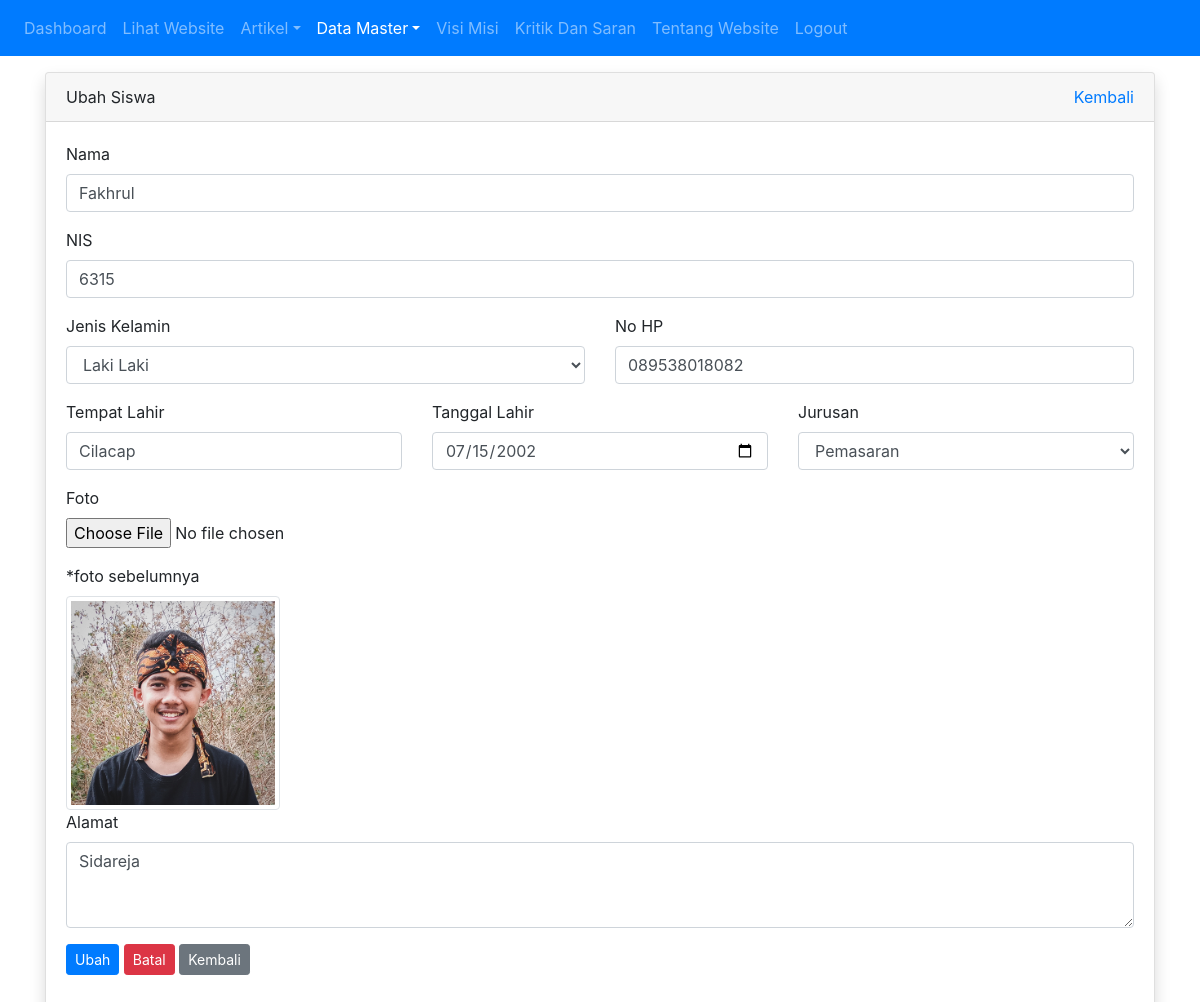
Page /admin/siswa/ubah.php?id=1 (signed in) on the committed database.
### tables this page shows
CREATE TABLE `tbl_siswa` (
  `id` int(11) NOT NULL,
  `nama` varchar(100) DEFAULT NULL,
  `nis` int(4) DEFAULT NULL,
  `jenis_kelamin` enum('L','P') DEFAULT NULL,
  `tempat_lahir` varchar(80) DEFAULT NULL,
  `tanggal_lahir` date DEFAULT NULL,
  `alamat` varchar(100) DEFAULT NULL,
  `no_hp` varchar(12) DEFAULT NULL,
  `foto` varchar(120) DEFAULT NULL,
  `id_jurusan` int(11) DEFAULT NULL
);

CREATE TABLE `tbl_jurusan` (
  `id` int(11) NOT NULL,
  `jurusan` varchar(255) NOT NULL
);

### admin/siswa/ubah.php (the view, shortened to what this page needs)
<?php
require_once '../../koneksi.php';
$id = $_GET['id'];
$query = mysqli_query($koneksi, "SELECT * FROM tbl_siswa WHERE id = $id");
$query_jurusan = mysqli_query($koneksi, "SELECT id, jurusan FROM tbl_jurusan");
$siswa = mysqli_fetch_assoc($query);
?>
<!DOCTYPE html>
<html>
<head>
	<link rel="stylesheet" href="../../resources/css/bootstrap.min.css">
</head>
<body>
	<?php require_once '../navbar.php'; ?>
	<div class="container mt-3">
		<div class="row">
			<div class="col">
				<div class="card shadow">
					<div class="card-header">
						<div class="clearfix">
							<div class="float-left">
								Ubah Siswa
							</div>
							<div class="float-right">
								<a href="index.php">Kembali</a>
							</div>
						</div>
					</div>
					<div class="card-body">
						<form method="POST" action="proses_ubah.php?id=<?= $siswa['id'] ?>" enctype="multipart/form-data">
							<div class="form-group">
								<label for="nama">Nama</label>
								<input type="text" value="<?= $siswa['nama'] ?>" class="form-control" id="nama" placeholder="nama" autocomplete="off" required="required" name="nama">
							</div>
							<div class="form-group">
								<label for="nis">NIS</label>
								<input type="number" value="<?= $siswa['nis'] ?>" class="form-control" id="nis" placeholder="nis" autocomplete="off" required="required" name="nis">
							</div>
							<div class="row">
								<div class="col">
									<div class="form-group">
										<label for="jenis_kelamin">Jenis Kelamin</label>
										<select name="jenis_kelamin" id="jenis_kelamin" class="form-control">
											<option value="L" <?= $siswa['jenis_kelamin'] == 'L' ? 'selected' : '' ?>>Laki Laki</option>
										</select>
									</div>
								</div>
								<div class="col">
									<div class="form-group">
										<label for="no_hp">No HP</label>
										<input type="text" value="<?= $siswa['no_hp'] ?>" class="form-control" id="no_hp" placeholder="no hp" autocomplete="off" required="required" name="no_hp">
									</div>
								</div>
							</div>
							<div class="row">
								<div class="col">
									<div class="form-group">
										<label for="tempat_lahir">Tempat Lahir</label>
										<input type="text" value="<?= $siswa['tempat_lahir'] ?>" class="form-control" id="tempat_lahir" placeholder="tempat lahir" autocomplete="off" required="required" name="tempat_lahir">
									</div>
								</div>
								<div class="col">
									<div class="form-group">
										<label for="tanggal_lahir">Tanggal Lahir</label>
										<input type="date" value="<?= $siswa['tanggal_lahir'] ?>" class="form-control" id="tanggal_lahir" placeholder="tanggal_lahir" autocomplete="off" required="required" name="tanggal_lahir">
									</div>
								</div>
								<div class="col">
								<div class="form-group">
								<label for="id_jurusan">Jurusan</label>
								<select name="id_jurusan" id="id_jurusan" class="form-control">
									<?php while($row = mysqli_fetch_assoc($query_jurusan)) : ?>
										<option value="<?= $row['id'] ?>" <?= $siswa['id_jurusan'] == $row['id'] ? 'selected' : '' ?>><?= $row['jurusan'] ?></option>
									<?php endwhile; ?>
								</select>
							</div>
								</div>
							</div>
							<div class="row">
								<div class="col">
									<div class="form-group">
										<label for="foto">Foto</label>
										<input type="file" class="form-control-file mb-2" id="foto" autocomplete="off" name="foto">
									</div>
									*foto sebelumnya <br>
									<img src="../../images/siswa/<?= $siswa['foto'] ?>" alt="" width="20%" class="img-thumbnail mt-2">
								</div>
							</div>
							<div class="form-group">
								<label for="alamat">Alamat</label>
								<textarea name="alamat" id="alamat" cols="30" rows="3" class="form-control"><?= $siswa['alamat'] ?></textarea>
							</div>
							<div class="form-group">
								<button type="submit" class="btn btn-sm btn-primary" name="ubah">Ubah</button>
								<button type="reset" class="btn btn-sm btn-danger" onclick="return confirm('apakah anda yakin?')">Batal</button>
								<a href="index.php" class="btn btn-sm btn-secondary">Kembali</a>
							</div>
						</form>
					</div>
				</div>
			</div>
		</div>
	</div>
</body>
</html>

### rows in the picture
tbl_siswa: nama "Fakhrul", nis "6315", jenis_kelamin "Laki Laki", no_hp "089538018082", tempat_lahir "Cilacap", tanggal_lahir "07/15/2002", id_jurusan "Pemasaran", foto (picture), alamat "Sidareja"
